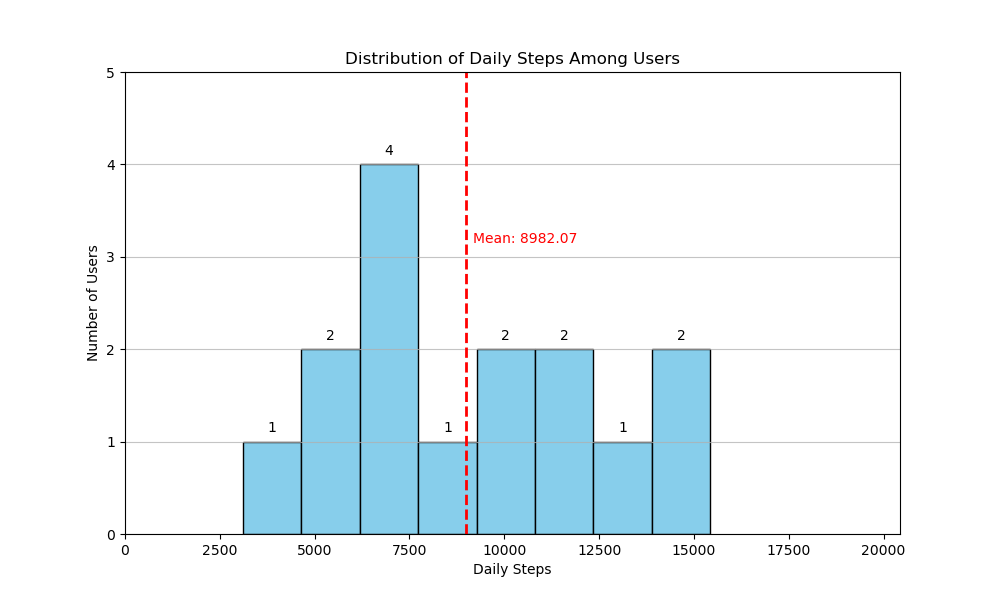

Recreate this plot in Python.

import matplotlib.pyplot as plt

# Provided data
data = [
    {'User': 'User 1', 'Daily Steps': 7523},
    {'User': 'User 2', 'Daily Steps': 11120},
    {'User': 'User 3', 'Daily Steps': 9456},
    {'User': 'User 4', 'Daily Steps': 7210},
    {'User': 'User 5', 'Daily Steps': 6882},
    {'User': 'User 6', 'Daily Steps': 15432},
    {'User': 'User 7', 'Daily Steps': 3109},
    {'User': 'User 8', 'Daily Steps': 14250},
    {'User': 'User 9', 'Daily Steps': 4780},
    {'User': 'User 10', 'Daily Steps': 10222},
    {'User': 'User 11', 'Daily Steps': 6599},
    {'User': 'User 12', 'Daily Steps': 8733},
    {'User': 'User 13', 'Daily Steps': 11869},
    {'User': 'User 14', 'Daily Steps': 12422},
    {'User': 'User 15', 'Daily Steps': 5124}
]

# Extracting the "Daily Steps" values for histogram plotting
steps = [user['Daily Steps'] for user in data]

# Creating the histogram
plt.figure(figsize=(10, 6))

# Customizing the histogram with colors and edge color
n, bins, patches = plt.hist(steps, bins=8, color='skyblue', edgecolor='black')

# Adding a grid for better readability
plt.grid(axis='y', alpha=0.75)

# Adding a title and labels
plt.title('Distribution of Daily Steps Among Users')
plt.xlabel('Daily Steps')
plt.ylabel('Number of Users')

# Annotating the histogram bars with the number of users in each bin
for i in range(len(patches)):
    plt.text(patches[i].xy[0] + patches[i]._width / 2, 
             patches[i]._height + 0.1, 
             str(int(patches[i]._height)), 
             ha='center')

# Show mean line
mean_steps = sum(steps) / len(steps)
plt.axvline(mean_steps, color='r', linestyle='dashed', linewidth=2)
plt.text(mean_steps + 200, plt.ylim()[1] * 0.75, 'Mean: {:.2f}'.format(mean_steps), color='r')

# Increase x, y axis limits if needed
plt.xlim(0, max(steps) + 5000)
plt.ylim(0, max(n)+1)

# Display the histogram
plt.show()
